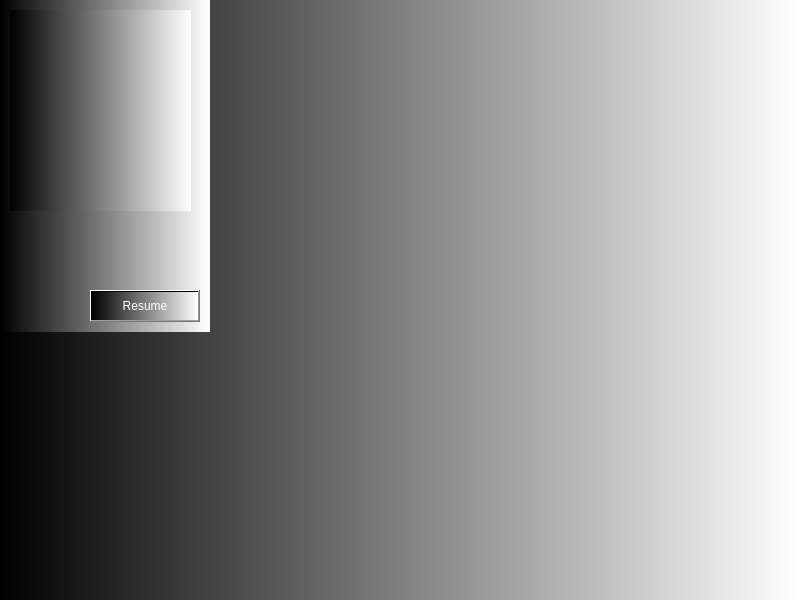
<?xml version="1.0" encoding="UTF-8"?>
<ui version="4.0">
 <class>BattlePause</class>
 <widget class="QDialog" name="BattlePause">
  <property name="geometry">
   <rect>
    <x>0</x>
    <y>0</y>
    <width>800</width>
    <height>600</height>
   </rect>
  </property>
  <property name="maximumSize">
   <size>
    <width>800</width>
    <height>600</height>
   </size>
  </property>
  <property name="windowTitle">
   <string>MainWindow</string>
  </property>
  <property name="styleSheet">
   <string notr="true">background-color: qlineargradient(spread:pad, x1:0, y1:0, x2:1, y2:0, stop:0 rgba(0, 0, 0, 255), stop:1 rgba(255, 255, 255, 255));</string>
  </property>
  <widget class="QWidget" name="centralwidget" native="true">
   <property name="geometry">
    <rect>
     <x>0</x>
     <y>0</y>
     <width>210</width>
     <height>332</height>
    </rect>
   </property>
   <widget class="QLabel" name="Pirate">
    <property name="geometry">
     <rect>
      <x>10</x>
      <y>10</y>
      <width>181</width>
      <height>201</height>
     </rect>
    </property>
    <property name="text">
     <string/>
    </property>
    <property name="pixmap">
     <pixmap>../images/piratebat.png</pixmap>
    </property>
    <property name="scaledContents">
     <bool>true</bool>
    </property>
    <property name="margin">
     <number>-1</number>
    </property>
   </widget>
   <widget class="QPushButton" name="pushButton">
    <property name="geometry">
     <rect>
      <x>90</x>
      <y>290</y>
      <width>110</width>
      <height>32</height>
     </rect>
    </property>
    <property name="styleSheet">
     <string notr="true">color: qconicalgradient(cx:0.5, cy:0.5, angle:176.9, stop:0 rgba(255, 255, 255, 255));</string>
    </property>
    <property name="text">
     <string>Resume</string>
    </property>
   </widget>
  </widget>
 </widget>
 <resources/>
 <connections/>
</ui>
